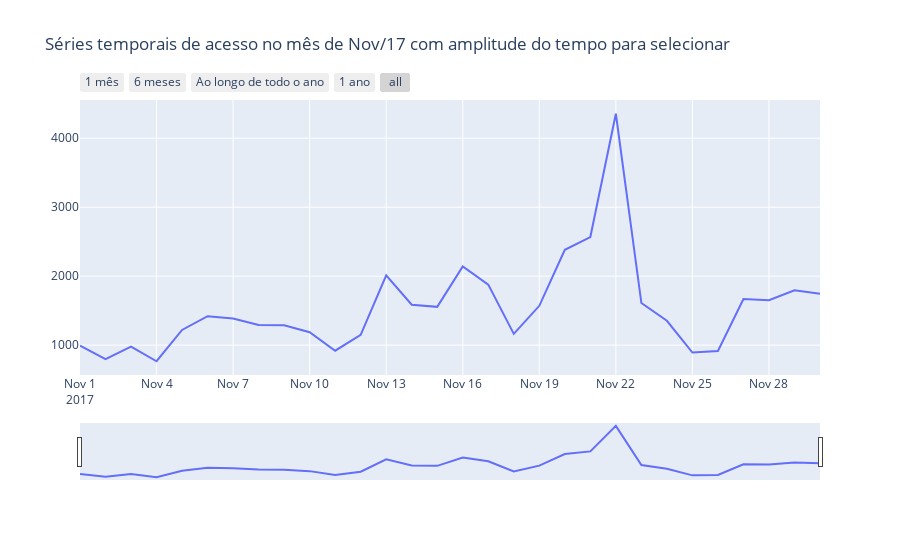

The code cell stored with this chart in its notebook:
### Markdown cell above
9. Uma visualização de séries temporais que poderia ser interessante com dados maiores, ao longo de um ano inteiro talvez.

### Code cell
df= pd.DataFrame(lista_ses[0]).reset_index().rename(columns = {"index":"SessionStartTime","SessionStartTime":"Volume"});
df["SessionStartTime"] = df["SessionStartTime"].apply(lambda x : str(x[0])+"-"+str(x[1])+"-"+str(x[2]))

fig = go.Figure()

fig.add_trace(
    go.Scatter(x=list(df.SessionStartTime), y=list(df.Volume)))

fig.update_layout(
    title_text="Séries temporais de acesso no mês de Nov/17 com amplitude do tempo para selecionar"
)

fig.update_layout(
    xaxis=go.layout.XAxis(
        rangeselector=dict(
            buttons=list([
                dict(count=1,
                     label="1 mês",
                     step="month",
                     stepmode="backward"),
                dict(count=6,
                     label="6 meses",
                     step="month",
                     stepmode="backward"),
                dict(count=1,
                     label="Ao longo de todo o ano",
                     step="year",
                     stepmode="todate"),
                dict(count=1,
                     label="1 ano",
                     step="year",
                     stepmode="backward"),
                dict(step="all")
            ])
        ),
        rangeslider=dict(
            visible=True
        ),
        type="date"
    )
)
fig.show()

### Figure 1 — Plotly figure (JSON) as saved in the notebook; plotly's stock layout.template omitted (floating-point values rounded to 4 significant figures)
{"data": [{"type": "scatter", "x": ["2017-11-1", "2017-11-2", "2017-11-3", "2017-11-4", "2017-11-5", "2017-11-6", "2017-11-7", "2017-11-8", "2017-11-9", "2017-11-10", "2017-11-11", "2017-11-12", "2017-11-13", "2017-11-14", "2017-11-15", "2017-11-16", "2017-11-17", "2017-11-18", "2017-11-19", "2017-11-20", "2017-11-21", "2017-11-22", "2017-11-23", "2017-11-24", "2017-11-25", "2017-11-26", "2017-11-27", "2017-11-28", "2017-11-29", "2017-11-30"], "y": [992, 798, 978, 766, 1220, 1419, 1386, 1293, 1288, 1187, 919, 1148, 2010, 1586, 1555, 2141, 1877, 1163, 1570, 2382, 2567, 4355, 1610, 1353, 892, 915, 1668, 1650, 1796, 1743]}], "layout": {"title": {"text": "Séries temporais de acesso no mês de Nov/17 com amplitude do tempo para selecionar"}, "xaxis": {"rangeselector": {"buttons": [{"count": 1, "label": "1 mês", "step": "month", "stepmode": "backward"}, {"count": 6, "label": "6 meses", "step": "month", "stepmode": "backward"}, {"count": 1, "label": "Ao longo de todo o ano", "step": "year", "stepmode": "todate"}, {"count": 1, "label": "1 ano", "step": "year", "stepmode": "backward"}, {"step": "all"}]}, "rangeslider": {"visible": true}, "type": "date"}}}
